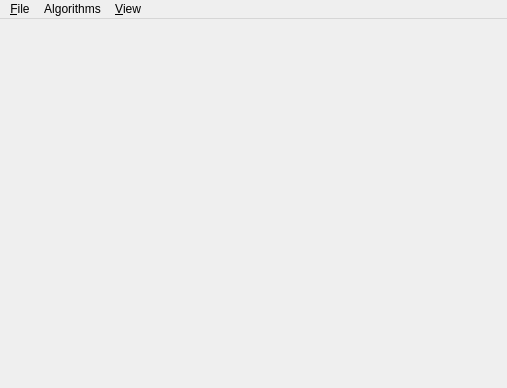
<?xml version="1.0" encoding="UTF-8"?>
<ui version="4.0">
 <class>MainWindow</class>
 <widget class="QMainWindow" name="MainWindow">
  <property name="geometry">
   <rect>
    <x>0</x>
    <y>0</y>
    <width>507</width>
    <height>388</height>
   </rect>
  </property>
  <property name="windowTitle">
   <string>CGAL Polyhedral Surfaces</string>
  </property>
  <property name="windowIcon">
   <iconset>
    <normaloff>:/cgal/icons/resources/cgal_logo.xpm</normaloff>:/cgal/icons/resources/cgal_logo.xpm</iconset>
  </property>
  <property name="locale">
   <locale language="English" country="UnitedStates"/>
  </property>
  <widget class="QWidget" name="centralwidget">
   <layout class="QGridLayout">
    <item row="0" column="1">
     <widget class="Viewer" name="viewer" native="true">
      <property name="locale">
       <locale language="English" country="UnitedStates"/>
      </property>
     </widget>
    </item>
   </layout>
  </widget>
  <widget class="QMenuBar" name="menubar">
   <property name="geometry">
    <rect>
     <x>0</x>
     <y>0</y>
     <width>507</width>
     <height>21</height>
    </rect>
   </property>
   <widget class="QMenu" name="menuFile">
    <property name="title">
     <string>&amp;File</string>
    </property>
    <addaction name="actionOpen"/>
    <addaction name="separator"/>
    <addaction name="actionQuit"/>
   </widget>
   <widget class="QMenu" name="menuView">
    <property name="title">
     <string>&amp;View</string>
    </property>
    <addaction name="actionView_edges"/>
    <addaction name="actionView_smooth"/>
   </widget>
   <widget class="QMenu" name="menuAlgorithms">
    <property name="title">
     <string>Algorithms</string>
    </property>
    <addaction name="actionCopy"/>
    <addaction name="actionDualize"/>
   </widget>
   <addaction name="menuFile"/>
   <addaction name="menuAlgorithms"/>
   <addaction name="menuView"/>
  </widget>
  <action name="actionQuit">
   <property name="text">
    <string>&amp;Quit</string>
   </property>
   <property name="shortcut">
    <string>Ctrl+Q</string>
   </property>
  </action>
  <action name="actionView_edges">
   <property name="checkable">
    <bool>true</bool>
   </property>
   <property name="checked">
    <bool>true</bool>
   </property>
   <property name="text">
    <string>Edges</string>
   </property>
   <property name="shortcut">
    <string>E</string>
   </property>
  </action>
  <action name="actionOpen">
   <property name="text">
    <string>Open...</string>
   </property>
  </action>
  <action name="actionView_smooth">
   <property name="checkable">
    <bool>true</bool>
   </property>
   <property name="checked">
    <bool>true</bool>
   </property>
   <property name="text">
    <string>Smooth</string>
   </property>
  </action>
  <action name="actionCopy">
   <property name="text">
    <string>Copy</string>
   </property>
  </action>
  <action name="actionDualize">
   <property name="text">
    <string>Dualize</string>
   </property>
  </action>
 </widget>
 <customwidgets>
  <customwidget>
   <class>Viewer</class>
   <extends>QWidget</extends>
   <header>viewer.h</header>
  </customwidget>
 </customwidgets>
 <resources>
  <include location="polyhedron.qrc"/>
 </resources>
 <connections/>
</ui>
